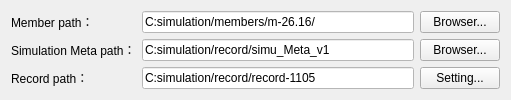
   <widget class="QWidget" name="layoutWidget">
    <property name="geometry">
     <rect>
      <x>370</x>
      <y>32</y>
      <width>511</width>
      <height>83</height>
     </rect>
    </property>
    <layout class="QGridLayout" name="gridLayout">
     <item row="0" column="0">
      <widget class="QLabel" name="units_dir_label">
       <property name="text">
        <string>Member path：</string>
       </property>
      </widget>
     </item>
     <item row="0" column="1">
      <widget class="QLineEdit" name="units_dir_path">
       <property name="styleSheet">
        <string notr="true">background-color: rgb(255, 255, 255);
</string>
       </property>
       <property name="text">
        <string>C:simulation/members/m-26.16/</string>
       </property>
      </widget>
     </item>
     <item row="0" column="2">
      <widget class="QPushButton" name="units_filedialog_btn">
       <property name="text">
        <string>Browser...</string>
       </property>
      </widget>
     </item>
     <item row="1" column="0">
      <widget class="QLabel" name="simu_meta_dir_label">
       <property name="text">
        <string>Simulation Meta path：</string>
       </property>
      </widget>
     </item>
     <item row="1" column="1">
      <widget class="QLineEdit" name="simu_meta_dir_path">
       <property name="styleSheet">
        <string notr="true">background-color: rgb(255, 255, 255);
</string>
       </property>
       <property name="text">
        <string>C:simulation/record/simu_Meta_v1</string>
       </property>
      </widget>
     </item>
     <item row="1" column="2">
      <widget class="QPushButton" name="simu_meta_filedialog_btn">
       <property name="text">
        <string>Browser...</string>
       </property>
      </widget>
     </item>
     <item row="2" column="0">
      <widget class="QLabel" name="record_dir_label">
       <property name="text">
        <string>Record path：</string>
       </property>
      </widget>
     </item>
     <item row="2" column="1">
      <widget class="QLineEdit" name="record_dir_path">
       <property name="styleSheet">
        <string notr="true">background-color: rgb(255, 255, 255);
</string>
       </property>
       <property name="text">
        <string>C:simulation/record/record-1105</string>
       </property>
      </widget>
     </item>
     <item row="2" column="2">
      <widget class="QPushButton" name="record_filedialog_btn">
       <property name="text">
        <string>Setting...</string>
       </property>
      </widget>
     </item>
    </layout>
   </widget>
